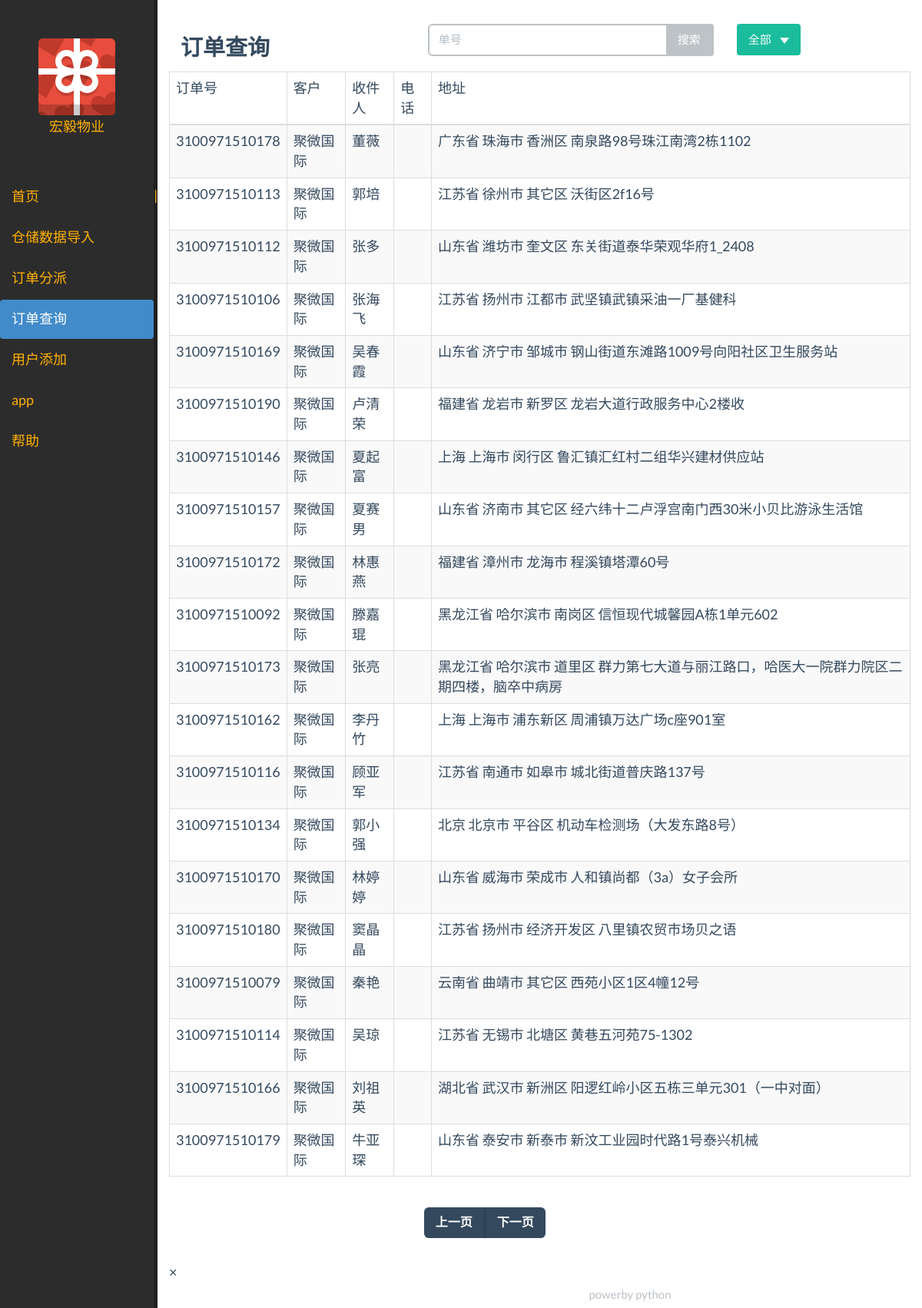
Before: /order_post with the older database file.
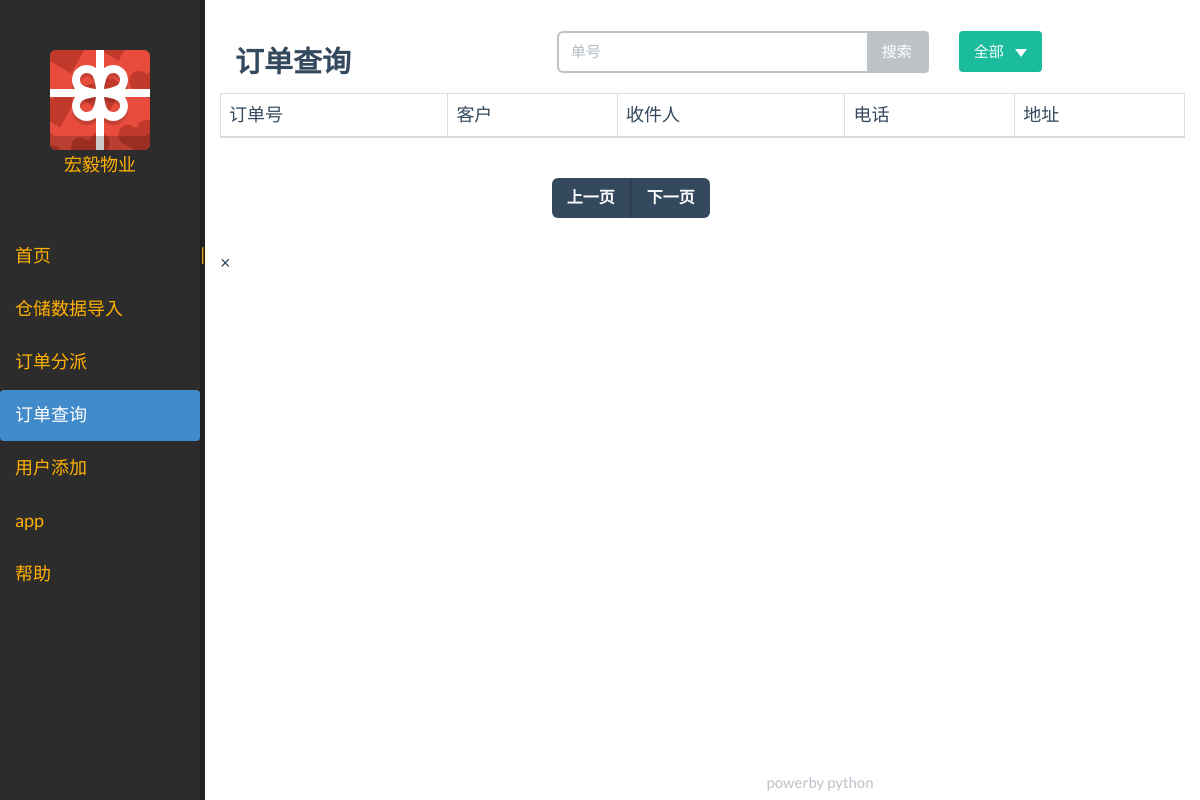
After: the same page with the newer database file.
### apps/data/transgodatabase.py (models this page shows, shortened)
class Order(Base):
    __tablename__ = "order"
    ID = Column(String(20), primary_key=True)
    clienter = Column(String(20), nullable=False)
    tick = Column(String(20))
    user = Column(String(6))
    addr = Column(String(128), nullable=False)
    tel = Column(String(11))
    count = Column(Integer)
    express = Column(String(10))
    time = Column(DateTime,
                  default=datetime.now)
    descript = Column(String(256))
    print_status = Column(String(5))
    cancel_status = Column(Boolean)
    status = Column(String(10), nullable=False, default="Import")
    courise = Column(Integer, ForeignKey("courise.courise_id"))

### apps/main/views.py (the view)
@main_app.route("/order_post", methods=["GET"])
def order_query():
    session = make_session()
    orders = session.query(Order)
    session = make_session()
    orders = session.query(Order)\
                    .filter(Order.status != "Finish")\
                    .order_by(Order.time)\
                    .limit(PAGE_COUNT)
    page_num = 2
    return render_template("order_post_frame.html",
                           orders=orders,
                           num=page_num)

### apps/data/transgodatabase.py (called while the page is built)
def make_session():
    Session = sessionmaker(bind=engine)
    session = Session()
    return session

### templates/order_post_frame.html (shortened to what this page needs)
{% extends "main_frame.html" %}
{% block main_content %}
{% include "order_post.html" %}
{% endblock %}

### templates/main_frame.html (shortened to what this page needs)
<!DOCTYPE html>
<html>
    <head>
         {% include "head.html" %}
    </head>
    <body>
        {% include "left.html" %}
        <div class="warp-content">
            {% block main_content %}{% endblock %}
            {% block footer %}
            {% include "foot.html" %}
            {% endblock %}
        </div>
    </body>
</html>

### templates/head.html (shortened to what this page needs)
<link rel="stylesheet" href="/static/css/vendor/bootstrap/css/bootstrap.min.css">
<link rel="stylesheet" href="/static/css/flat-ui.min.css">
<link rel="stylesheet" href="/static/css/font-awesome.min.css">
<link rel="stylesheet" href="/static/css/trango.css"">

### templates/left.html (shortened to what this page needs)
<div class="left">
    <div class="logo">
        <img src="/static/img/icons/svg/gift-box.svg" alt="Gift-Box" data-pin-nopin="true">
        <div>宏毅物业</div>
    </div>
    <div class="nav">
        <ul class="nav nav-pills nav-stacked">
            <li id="main"><a href="/main">首页</a></li>
            <li id="import"><a href="/import_xls">仓储数据导入</a></li>
            <li id="order-query"><a href="/order_query">订单分派</a></li>
            <li id="order-post"><a href="/order_post">订单查询</a></li>
            <li id="order-post"><a href="/add_user">用户添加</a></li>
            <li id="android-app"><a href="/download/transgo.apk" download>app</a></li>
            <li id="help"><a href="/help"">帮助</a></li>
        </ul>
    </div>
</div>
<div class="controller">
    |
</div>

### templates/order_post.html (shortened to what this page needs)
{% extends "main_content.html" %}
{% block main_content %}
<br/>
<div>
    <div class="col-md-4"><h4>订单查询</h4></div>
    <div class="col-md-5">
        <div class="input-group">
            <input id="search_order_id" type="text" class="form-control" placeholder="单号"></input>
            <span class="input-group-btn">
                <button class="btn btn-default" onclick="searchOrder()" type="button">搜索</button>
            </span>
        </div>
    </div>
    <div class="col-md-3 btn-group">
        <button class="btn btn-primary dropdown-toggle" data-toggle="dropdown"
                aria-haspopup="true" aria-expanded="false">
            全部
            <span class="caret">
            </span>
        </button>
    </div>
<div>
<table class="table table-striped table-bordered table-hover">
    <thead>
        <tr>
            <td>订单号</td>
            <td>客户</td>
            <td>收件人</td>
            <td>电话</td>
            <td>地址</td>
        </tr>
    </thead>
    <tbody>
        {% for order in orders %}
        <tr>
            <td>{{order.ID}}</td>
            <td>{{order.clienter}}</td>
            <td>{{order.user}}</td>
            <td>{{order.tel}}</td>
            <td>{{order.addr}}</td>
        </tr>
        {% endfor %}
    </tbody>
</table>
<div class="row">
    <div class="col-md-6 col-md-offset-4">
        <nav>
            <ul class="pager">
                <li class="previous"><a href="/order_post_page/{{num - 1}}"><span aria-hidden="true">上一页</span></a></li>
                <li class="next"><a href="/order_post_page/{{num}}"><span aria-hidden="true">下一页</span></a></li>
            </ul>
        </nav>
    </div>
</div>
{% endblock %}

### templates/main_content.html (shortened to what this page needs)
<div class="container" style="width:100%">
    {% block main_content %}{% endblock %}
</div>

### templates/foot.html
×<footer>
    <div class="foot">
        {% block foot %}
        powerby python
        {% endblock %}
    </div>
</footer>

### static/css/trango.css (style rules this page uses)
a { color: #ffb100; }
.left { background-color: #2d2c2c; color: #ffb100; float: left; width: 200px; height: 100%; position: fixed; //margin-right: 300px; }
.controller { background-color: #202020; color: #ffb111; float: left; width: 5px; height: 100%; position: fixed; margin-left: 200px; padding-top: 20%; overflow: hide; }
.warp-content { margin-left: 205px; margin-bottom: 30px; overflow: auto; }
.foot { //background-color: #ffffff; //margin-top: -1em; position: fixed; width: 100%; bottom: 0px; height: 30px; text-align: center; //border-top-color: #000066; //border-top-width: 1px; //border-top-style: solid; }
.logo { margin-top: 50px; margin-bottom: 50px; //margin-left: 50px; text-align: center; }

Changed rows visible on the page:
removed Order: ID "3100971510178", clienter "聚微国际", user "董薇", addr "广东省 珠海市 香洲区 南泉路98号珠江南湾2栋1102"
removed Order: ID "3100971510113", clienter "聚微国际", user "郭培", addr "江苏省 徐州市 其它区 沃街区2f16号"
removed Order: ID "3100971510112", clienter "聚微国际", user "张多", addr "山东省 潍坊市 奎文区 东关街道泰华荣观华府1_2408"
removed Order: ID "3100971510106", clienter "聚微国际", user "张海飞", addr "江苏省 扬州市 江都市 武坚镇武镇采油一厂基健科"
removed Order: ID "3100971510169", clienter "聚微国际", user "吴春霞", addr "山东省 济宁市 邹城市 钢山街道东滩路1009号向阳社区卫生服务站"
removed Order: ID "3100971510190", clienter "聚微国际", user "卢清荣", addr "福建省 龙岩市 新罗区 龙岩大道行政服务中心2楼收"
removed Order: ID "3100971510146", clienter "聚微国际", user "夏起富", addr "上海 上海市 闵行区 鲁汇镇汇红村二组华兴建材供应站"
removed Order: ID "3100971510157", clienter "聚微国际", user "夏赛男", addr "山东省 济南市 其它区 经六纬十二卢浮宫南门西30米小贝比游泳生活馆"
removed Order: ID "3100971510172", clienter "聚微国际", user "林惠燕", addr "福建省 漳州市 龙海市 程溪镇塔潭60号"
removed Order: ID "3100971510092", clienter "聚微国际", user "滕嘉琨", addr "黑龙江省 哈尔滨市 南岗区 信恒现代城馨园A栋1单元602"
removed Order: ID "3100971510173", clienter "聚微国际", user "张亮", addr "黑龙江省 哈尔滨市 道里区 群力第七大道与丽江路口，哈医大一院群力院区二期四楼，脑卒中病房"
removed Order: ID "3100971510162", clienter "聚微国际", user "李丹竹", addr "上海 上海市 浦东新区 周浦镇万达广场c座901室"
removed Order: ID "3100971510116", clienter "聚微国际", user "顾亚军", addr "江苏省 南通市 如皋市 城北街道普庆路137号"
removed Order: ID "3100971510134", clienter "聚微国际", user "郭小强", addr "北京 北京市 平谷区 机动车检测场（大发东路8号）"
removed Order: ID "3100971510170", clienter "聚微国际", user "林婷婷", addr "山东省 威海市 荣成市 人和镇尚都（3a）女子会所"
removed Order: ID "3100971510180", clienter "聚微国际", user "窦晶晶", addr "江苏省 扬州市 经济开发区 八里镇农贸市场贝之语"
removed Order: ID "3100971510079", clienter "聚微国际", user "秦艳", addr "云南省 曲靖市 其它区 西苑小区1区4幢12号"
removed Order: ID "3100971510114", clienter "聚微国际", user "吴琼", addr "江苏省 无锡市 北塘区 黄巷五河苑75-1302"
removed Order: ID "3100971510166", clienter "聚微国际", user "刘祖英", addr "湖北省 武汉市 新洲区 阳逻红岭小区五栋三单元301（一中对面）"
removed Order: ID "3100971510179", clienter "聚微国际", user "牛亚琛", addr "山东省 泰安市 新泰市 新汶工业园时代路1号泰兴机械"
